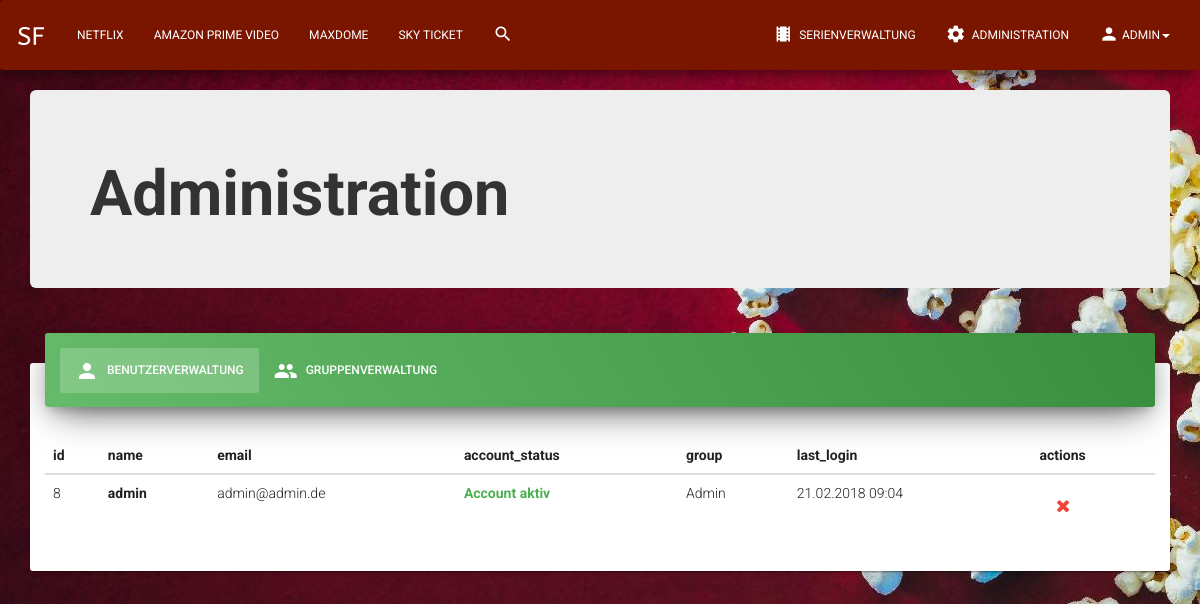
The app's page /?p=admin (signed in) with its own data.
### tables this page shows
CREATE TABLE `streaming_services` (
  `id` int(8) NOT NULL,
  `name` varchar(32) NOT NULL,
  `website_link` varchar(64) NOT NULL,
  `price_string` varchar(64) NOT NULL
);

CREATE TABLE `users` (
  `id` int(8) NOT NULL,
  `username` varchar(16) NOT NULL,
  `pw` varchar(64) NOT NULL,
  `email` varchar(32) NOT NULL,
  `account_status` int(8) NOT NULL,
  `group_id` int(8) NOT NULL,
  `last_login` varchar(32) NOT NULL
);

CREATE TABLE `groups` (
  `id` int(8) NOT NULL,
  `name` varchar(16) NOT NULL,
  `perm_level` int(8) NOT NULL
);

### pages/admin.php (the view, shortened to what this page needs)
<div class="jumbotron">
    <h1><strong>Administration</strong></h1>
</div>
<div class="card card-nav-tabs">
    <div class="header header-success">
        <div class="nav-tabs-navigation">
            <div class="nav-tabs-wrapper">
                <ul class="nav nav-tabs" data-tabs="tabs">
                    <li class="active">
                        <a href="#users" data-toggle="tab">
                            <i class="material-icons">person</i>
                            Benutzerverwaltung
                        </a>
                    </li>
                    <li>
                        <a href="#groups" data-toggle="tab">
                            <i class="material-icons">group</i>
                            Gruppenverwaltung
                        </a>
                    </li>
                </ul>
            </div>
        </div>
    </div>
    <div class="content">
        <div class="tab-content">
            <div class="tab-pane active" id="users">
                <table class="table">
                    <thead>
                        <tr>
                            <th>id</th>
                            <th>name</th>
                            <th>email</th>
                            <th>account_status</th>
                            <th>group</th>
                            <th>last_login</th>
                            <th>actions</th>
                        </tr>
                    </thead>
                    <tbody>
                        <?php
                            $users = get_users();
                            while($user = $users->fetch_assoc())
                            {
                                ?>
                                <tr>
                                    <td><?php echo $user['id']; ?></td>
                                    <td><strong><?php echo $user['username']; ?></strong></td>
                                    <td><?php echo $user['email']; ?></td>
                                    <td><?php echo get_account_status($user['account_status']); ?></td>
                                    <?php
                                        $group = get_group('id', $user['group_id']);
                                    ?>
                                    <td><?php echo $group['name']; ?></td>
                                    <td><?php echo get_date($user['last_login']); ?></td>
                                    <td class="td-actions">
                                        <a type="button" rel="tooltip" title="Delete Profile" class="btn btn-danger btn-simple btn-xs" href="?p=delete_profile&id=<?php echo $user['id']; ?>"><i class="fa fa-times"></i></a>
                                    </td>
                                </tr>
                                <?php
                            }
                        ?>
                    </tbody>
                </table>
            </div>
        </div>
    </div>
</div>

### pages/header.php (shortened to what this page needs)
<nav class="navbar navbar-custom" role="navigation">
    <div class="container-fluid">
        <div class="navbar-header">
            <a class="navbar-brand" href="index.php">
                <img src="./images/nav_icon.png" width="32px" height="32px">
            </a>
        </div>
        <div class="collapse navbar-collapse" id="bs-example-navbar-collapse-1">
            <ul class="nav navbar-nav">
                <?php
                    if(isset($_SESSION['user']))
                    {
                        $streaming_services = get_streaming_services();
                        while($service = $streaming_services->fetch_assoc())
                        {
                            ?>
                                <li><a href="?p=service&amp;id=<?php echo $service['id']; ?>"><?php echo $service['name']; ?></a></li>
                            <?php
                        }
                        ?>
                            <li><a href="?p=search"><i class="material-icons">search</i></a></li>
                        <?php
                    }
                ?>
            </ul>
            <ul class="nav navbar-nav navbar-right">
                <?php
                    if(isset($_SESSION['user']))
                    {
                        $user = get_user('username', $_SESSION['user']);
                        $group = get_group('id', $user['group_id']);
                        if($group['perm_level'] < 3) {
                            ?>
                                <li><a href="?p=verwaltung"><i class="material-icons">local_movies</i>&nbsp;Serienverwaltung</a></li>
                                <li><a href="?p=admin"><i class="material-icons">settings</i>&nbsp;Administration</a></li>
                            <?php
                        }
                        ?>
                            <li class="dropdown">
                                <a href="#" class="dropdown-toggle" data-toggle="dropdown">
                                    <i class="material-icons">person</i><?php echo $user['username']; ?><b class="caret"></b>
                                </a>
                            </li>
                        <?php
                    } else{
                        echo '<li><a href="?p=login"><i class="material-icons">person</i>&nbsp;Anmelden</a></li>';
                    }
                ?>
            </ul>
        </div>
    </div>
</nav>

### api.php (shortened to what this page needs)
<?php
    function get_mysql() {
        $mysqli = new mysqli('localhost', '', '', 'series-feed');
        $mysqli->set_charset("utf8");
        return $mysqli;
    }
    function get_user($key, $value) {
        return get_mysql()->query("SELECT * FROM users WHERE $key='$value' LIMIT 1")->fetch_assoc();
    }
    function get_users() {
        return get_mysql()->query("SELECT * FROM users");
    }
    function get_group($key, $value) {
        return get_mysql()->query("SELECT * FROM groups WHERE $key='$value'")->fetch_assoc();
    }
    function get_streaming_services() {
        return get_mysql()->query("SELECT * FROM streaming_services");
    }
    function get_account_status($status_id)
    {
        switch($status_id)
        {
            case 1:
                return "<span class='text-success'><strong>Account aktiv</strong></span>";
                break;
        }
    }
    function get_date($millis) {
        return date("d.m.Y H:i", $millis / 1000);
    }
?>

### css/custom.css (style rules this page uses)
body { background-image: url("../images/popcorn1.jpg"); background-color: white; background-attachment: fixed; }
.navbar-custom { background-color: #7a1600; }

### records on screen
streaming_services: name "NETFLIX"
streaming_services: name "AMAZON PRIME VIDEO"
streaming_services: name "MAXDOME"
streaming_services: name "SKY TICKET"
users: username "ADMIN", id "8", username "admin", email "admin@admin.de", account_status "Account aktiv", group.name "Admin", last_login "21.02.2018 09:04"
